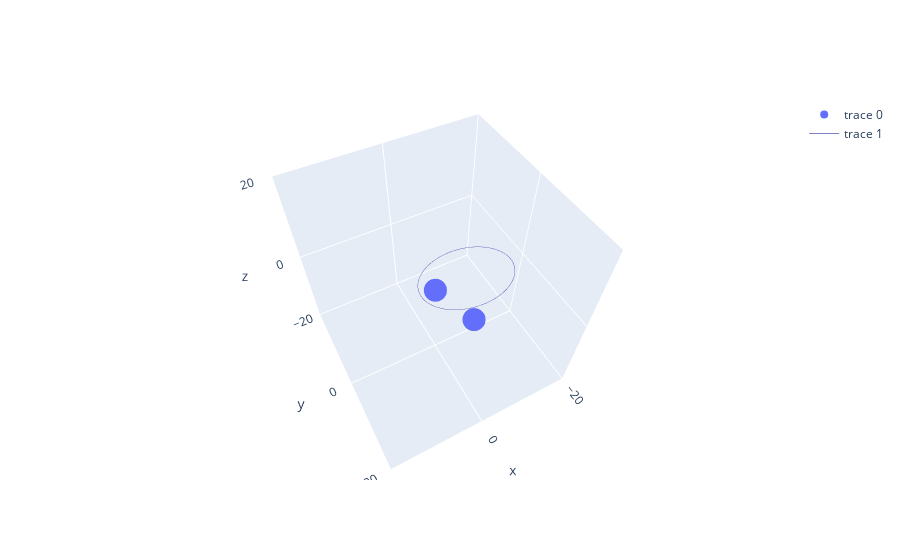

The notebook cell saved with this chart:
### Code cell
semimajor_axis_val = 10
eccentricity_val = 0.7
true_anomaly_val = 2
longitude_ascending_node_val = 0
inclination_val = 0
argument_of_periapsis_val = 0

primary = [0, 0, 0]
secondary = secondary_body_position(
    semimajor_axis_val,
    eccentricity_val,
    true_anomaly_val,
    longitude_ascending_node_val,
    inclination_val,
    argument_of_periapsis_val,
)
x, y, z = zip(primary, secondary)
trace_bodies = go.Scatter3d(x=x, y=y, z=z, mode="markers")

x_ellipse, y_ellipse, z_ellipse = np.transpose(
    [
        ellipse_point(
            semimajor_axis_val,
            eccentricity_val,
            longitude_ascending_node_val,
            inclination_val,
            argument_of_periapsis_val,
            t,
        )
        for t in np.linspace(0, 2 * np.pi, 500)
    ]
)
trace_orbit_ellipse = go.Scatter3d(
    x=x_ellipse,
    y=y_ellipse,
    z=z_ellipse,
    mode="lines",
    line=dict(color="darkblue", width=0.5),
)

fig = go.Figure(data=[trace_bodies, trace_orbit_ellipse])
fig.update_layout(
    scene=dict(
        xaxis=dict(nticks=4, range=[-2 * semimajor_axis_val, 2 * semimajor_axis_val],),
        yaxis=dict(nticks=4, range=[-2 * semimajor_axis_val, 2 * semimajor_axis_val],),
        zaxis=dict(nticks=4, range=[-2 * semimajor_axis_val, 2 * semimajor_axis_val],),
    )
)
fig.show()

### Figure 1 — Plotly figure (JSON) as saved in the notebook; plotly's stock layout.template omitted (floating-point values rounded to 4 significant figures; data arrays with more than 128 entries replaced by an {"elided": "..."} marker saying what was removed)
{"data": [{"mode": "markers", "type": "scatter3d", "x": [0, -2.995], "y": [0, 9.163], "z": [0, 0]}, {"line": {"color": "darkblue", "width": 0.5}, "mode": "lines", "type": "scatter3d", "x": {"elided": "500 float values"}, "y": {"elided": "500 float values"}, "z": {"elided": "500 int values"}}], "layout": {"autosize": true, "scene": {"aspectmode": "auto", "aspectratio": {"x": 1, "y": 1, "z": 1}, "camera": {"center": {"x": 0, "y": 0, "z": 0}, "eye": {"x": 0.6239, "y": 1.175, "z": 1.708}, "projection": {"type": "perspective"}, "up": {"x": 0, "y": 0, "z": 1}}, "xaxis": {"nticks": 4, "range": [-20, 20], "type": "linear"}, "yaxis": {"nticks": 4, "range": [-20, 20], "type": "linear"}, "zaxis": {"nticks": 4, "range": [-20, 20], "type": "linear"}}}}
